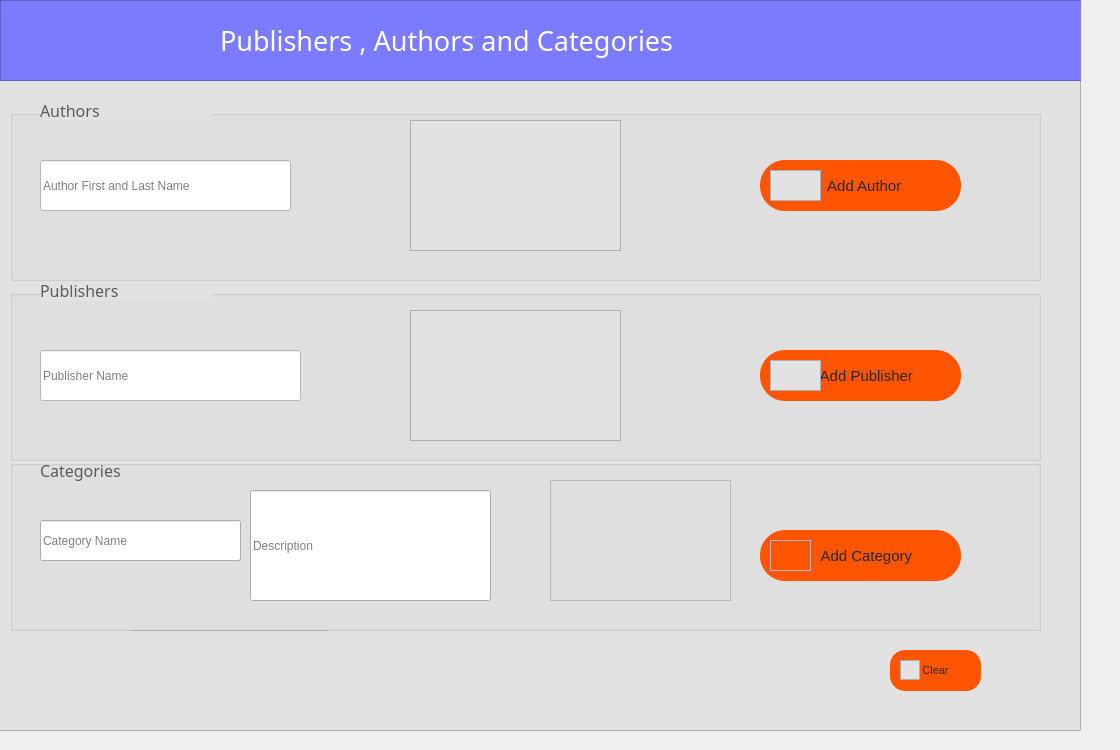
    <widget class="QWidget" name="tab_5">
     <attribute name="title">
      <string>Pub</string>
     </attribute>
     <widget class="QGroupBox" name="groupBox_3">
      <property name="geometry">
       <rect>
        <x>10</x>
        <y>460</y>
        <width>1031</width>
        <height>171</height>
       </rect>
      </property>
      <property name="title">
       <string/>
      </property>
      <widget class="QLineEdit" name="cat_namTxt">
       <property name="geometry">
        <rect>
         <x>30</x>
         <y>60</y>
         <width>201</width>
         <height>41</height>
        </rect>
       </property>
       <property name="text">
        <string/>
       </property>
       <property name="placeholderText">
        <string>Category Name </string>
       </property>
      </widget>
      <widget class="QLineEdit" name="cat_descTxt">
       <property name="geometry">
        <rect>
         <x>240</x>
         <y>30</y>
         <width>241</width>
         <height>111</height>
        </rect>
       </property>
       <property name="placeholderText">
        <string>Description</string>
       </property>
      </widget>
      <widget class="QLineEdit" name="lineEdit_47">
       <property name="geometry">
        <rect>
         <x>120</x>
         <y>170</y>
         <width>201</width>
         <height>41</height>
        </rect>
       </property>
       <property name="text">
        <string/>
       </property>
       <property name="placeholderText">
        <string>Category Name ID</string>
       </property>
      </widget>
      <widget class="QLabel" name="label_89">
       <property name="geometry">
        <rect>
         <x>30</x>
         <y>0</y>
         <width>171</width>
         <height>21</height>
        </rect>
       </property>
       <property name="font">
        <font>
         <family>Impact</family>
         <pointsize>12</pointsize>
        </font>
       </property>
       <property name="styleSheet">
        <string notr="true">color: rgb(91, 91, 91);</string>
       </property>
       <property name="text">
        <string>Categories</string>
       </property>
      </widget>
      <widget class="QFrame" name="frame_59">
       <property name="geometry">
        <rect>
         <x>540</x>
         <y>20</y>
         <width>181</width>
         <height>121</height>
        </rect>
       </property>
       <property name="styleSheet">
        <string notr="true">image: url(:/newPrefix/icons/catg.png);</string>
       </property>
       <property name="frameShape">
        <enum>QFrame::StyledPanel</enum>
       </property>
       <property name="frameShadow">
        <enum>QFrame::Raised</enum>
       </property>
      </widget>
      <widget class="QPushButton" name="add_catButton">
       <property name="geometry">
        <rect>
         <x>750</x>
         <y>70</y>
         <width>201</width>
         <height>51</height>
        </rect>
       </property>
       <property name="font">
        <font>
         <pointsize>11</pointsize>
        </font>
       </property>
       <property name="styleSheet">
        <string notr="true">QPushButton {
color: rgb(40, 40, 40);
  border-radius: 25px;
	background-color: rgb(255, 85, 0);
}

QPushButton:hover {
background-color: rgb(123, 123, 255);

background-color: rgb(123, 123, 255);

}
</string>
       </property>
       <property name="text">
        <string>   Add Category</string>
       </property>
      </widget>
      <widget class="QFrame" name="frame_60">
       <property name="geometry">
        <rect>
         <x>760</x>
         <y>80</y>
         <width>41</width>
         <height>31</height>
        </rect>
       </property>
       <property name="styleSheet">
        <string notr="true">background-color: rgb(255, 85, 0 / 0%);
image: url(:/newPrefix/icons/addbook.png);</string>
       </property>
       <property name="frameShape">
        <enum>QFrame::StyledPanel</enum>
       </property>
       <property name="frameShadow">
        <enum>QFrame::Raised</enum>
       </property>
      </widget>
     </widget>
     <widget class="QFrame" name="frame_53">
      <property name="geometry">
       <rect>
        <x>-30</x>
        <y>-10</y>
        <width>1111</width>
        <height>741</height>
       </rect>
      </property>
      <property name="styleSheet">
       <string notr="true">background-color: rgb(226, 226, 226);</string>
      </property>
      <property name="frameShape">
       <enum>QFrame::StyledPanel</enum>
      </property>
      <property name="frameShadow">
       <enum>QFrame::Raised</enum>
      </property>
      <widget class="QLabel" name="label_34">
       <property name="geometry">
        <rect>
         <x>10</x>
         <y>20</y>
         <width>131</width>
         <height>61</height>
        </rect>
       </property>
       <property name="font">
        <font>
         <pointsize>9</pointsize>
        </font>
       </property>
       <property name="text">
        <string>..</string>
       </property>
      </widget>
      <widget class="QFrame" name="frame_54">
       <property name="geometry">
        <rect>
         <x>30</x>
         <y>10</y>
         <width>1091</width>
         <height>81</height>
        </rect>
       </property>
       <property name="styleSheet">
        <string notr="true">background-color: rgb(123, 123, 255);
</string>
       </property>
       <property name="frameShape">
        <enum>QFrame::StyledPanel</enum>
       </property>
       <property name="frameShadow">
        <enum>QFrame::Raised</enum>
       </property>
       <widget class="QLabel" name="label_86">
        <property name="geometry">
         <rect>
          <x>220</x>
          <y>20</y>
          <width>661</width>
          <height>41</height>
         </rect>
        </property>
        <property name="font">
         <font>
          <family>hooge 05_55</family>
          <pointsize>20</pointsize>
         </font>
        </property>
        <property name="styleSheet">
         <string notr="true">color: rgb(255, 255, 255);</string>
        </property>
        <property name="text">
         <string>Publishers , Authors and Categories</string>
        </property>
       </widget>
      </widget>
      <widget class="QGroupBox" name="groupBox_2">
       <property name="geometry">
        <rect>
         <x>40</x>
         <y>120</y>
         <width>1031</width>
         <height>171</height>
        </rect>
       </property>
       <property name="styleSheet">
        <string notr="true">border-color: rgb(0, 0, 0);
</string>
       </property>
       <property name="title">
        <string/>
       </property>
       <widget class="QFrame" name="frame_55">
        <property name="geometry">
         <rect>
          <x>400</x>
          <y>10</y>
          <width>211</width>
          <height>131</height>
         </rect>
        </property>
        <property name="styleSheet">
         <string notr="true">image: url(:/newPrefix/icons/auth.png);</string>
        </property>
        <property name="frameShape">
         <enum>QFrame::StyledPanel</enum>
        </property>
        <property name="frameShadow">
         <enum>QFrame::Raised</enum>
        </property>
       </widget>
       <widget class="QPushButton" name="add_authButton">
        <property name="geometry">
         <rect>
          <x>750</x>
          <y>50</y>
          <width>201</width>
          <height>51</height>
         </rect>
        </property>
        <property name="font">
         <font>
          <pointsize>11</pointsize>
         </font>
        </property>
        <property name="styleSheet">
         <string notr="true">QPushButton {
color: rgb(40, 40, 40);
  border-radius: 25px;
	background-color: rgb(255, 85, 0);
}

QPushButton:hover {
background-color: rgb(123, 123, 255);

background-color: rgb(123, 123, 255);

}
</string>
        </property>
        <property name="text">
         <string>  Add Author</string>
        </property>
       </widget>
       <widget class="QFrame" name="frame_56">
        <property name="geometry">
         <rect>
          <x>760</x>
          <y>60</y>
          <width>51</width>
          <height>31</height>
         </rect>
        </property>
        <property name="styleSheet">
         <string notr="true">background-color: rgb(255, 85, 0 / 0%);
image: url(:/newPrefix/icons/addmember.png);</string>
        </property>
        <property name="frameShape">
         <enum>QFrame::StyledPanel</enum>
        </property>
        <property name="frameShadow">
         <enum>QFrame::Raised</enum>
        </property>
       </widget>
       <widget class="QLineEdit" name="auth_namTxt">
        <property name="geometry">
         <rect>
          <x>30</x>
          <y>50</y>
          <width>251</width>
          <height>51</height>
         </rect>
        </property>
        <property name="styleSheet">
         <string notr="true">background-color: rgb(255, 255, 255);</string>
        </property>
        <property name="text">
         <string/>
        </property>
        <property name="placeholderText">
         <string>Author First and Last Name</string>
        </property>
       </widget>
      </widget>
      <widget class="QLabel" name="label_87">
       <property name="geometry">
        <rect>
         <x>70</x>
         <y>110</y>
         <width>171</width>
         <height>21</height>
        </rect>
       </property>
       <property name="font">
        <font>
         <family>Impact</family>
         <pointsize>12</pointsize>
        </font>
       </property>
       <property name="styleSheet">
        <string notr="true">color: rgb(91, 91, 91);</string>
       </property>
       <property name="text">
        <string>Authors</string>
       </property>
      </widget>
      <widget class="QLabel" name="label_88">
       <property name="geometry">
        <rect>
         <x>70</x>
         <y>290</y>
         <width>171</width>
         <height>21</height>
        </rect>
       </property>
       <property name="font">
        <font>
         <family>Impact</family>
         <pointsize>12</pointsize>
        </font>
       </property>
       <property name="styleSheet">
        <string notr="true">color: rgb(91, 91, 91);</string>
       </property>
       <property name="text">
        <string>Publishers</string>
       </property>
      </widget>
      <widget class="QGroupBox" name="groupBox_5">
       <property name="geometry">
        <rect>
         <x>40</x>
         <y>300</y>
         <width>1031</width>
         <height>171</height>
        </rect>
       </property>
       <property name="styleSheet">
        <string notr="true">border-color: rgb(0, 0, 0);
</string>
       </property>
       <property name="title">
        <string/>
       </property>
       <widget class="QLineEdit" name="pub_namTxt">
        <property name="geometry">
         <rect>
          <x>30</x>
          <y>60</y>
          <width>261</width>
          <height>51</height>
         </rect>
        </property>
        <property name="styleSheet">
         <string notr="true">background-color: rgb(255, 255, 255);</string>
        </property>
        <property name="text">
         <string/>
        </property>
        <property name="placeholderText">
         <string>Publisher Name</string>
        </property>
       </widget>
       <widget class="QFrame" name="frame_57">
        <property name="geometry">
         <rect>
          <x>400</x>
          <y>20</y>
          <width>211</width>
          <height>131</height>
         </rect>
        </property>
        <property name="styleSheet">
         <string notr="true">image: url(:/newPrefix/icons/publ.png);</string>
        </property>
        <property name="frameShape">
         <enum>QFrame::StyledPanel</enum>
        </property>
        <property name="frameShadow">
         <enum>QFrame::Raised</enum>
        </property>
       </widget>
       <widget class="QPushButton" name="add_pubButton">
        <property name="geometry">
         <rect>
          <x>750</x>
          <y>60</y>
          <width>201</width>
          <height>51</height>
         </rect>
        </property>
        <property name="font">
         <font>
          <pointsize>11</pointsize>
         </font>
        </property>
        <property name="styleSheet">
         <string notr="true">QPushButton {
color: rgb(40, 40, 40);
  border-radius: 25px;
	background-color: rgb(255, 85, 0);
}

QPushButton:hover {
background-color: rgb(123, 123, 255);

background-color: rgb(123, 123, 255);

}
</string>
        </property>
        <property name="text">
         <string>   Add Publisher</string>
        </property>
       </widget>
       <widget class="QFrame" name="frame_58">
        <property name="geometry">
         <rect>
          <x>760</x>
          <y>70</y>
          <width>51</width>
          <height>31</height>
         </rect>
        </property>
        <property name="styleSheet">
         <string notr="true">background-color: rgb(255, 85, 0 / 0%);
image: url(:/newPrefix/icons/951716.png);
</string>
        </property>
        <property name="frameShape">
         <enum>QFrame::StyledPanel</enum>
        </property>
        <property name="frameShadow">
         <enum>QFrame::Raised</enum>
        </property>
       </widget>
      </widget>
      <widget class="QPushButton" name="pushButton_38">
       <property name="geometry">
        <rect>
         <x>920</x>
         <y>660</y>
         <width>91</width>
         <height>41</height>
        </rect>
       </property>
       <property name="font">
        <font>
         <pointsize>8</pointsize>
        </font>
       </property>
       <property name="styleSheet">
        <string notr="true">QPushButton {
color: rgb(40, 40, 40);
  border-radius: 15px;
	background-color: rgb(255, 85, 0);
}

QPushButton:hover {
background-color: rgb(123, 123, 255);

background-color: rgb(123, 123, 255);

}
</string>
       </property>
       <property name="text">
        <string>Clear</string>
       </property>
      </widget>
      <widget class="QFrame" name="frame_103">
       <property name="geometry">
        <rect>
         <x>930</x>
         <y>670</y>
         <width>20</width>
         <height>20</height>
        </rect>
       </property>
       <property name="styleSheet">
        <string notr="true">background-color: rgb(255, 85, 0 / 0%);
image: url(:/newPrefix/icons/clear.png);</string>
       </property>
       <property name="frameShape">
        <enum>QFrame::StyledPanel</enum>
       </property>
       <property name="frameShadow">
        <enum>QFrame::Raised</enum>
       </property>
      </widget>
      <widget class="QLabel" name="details_label">
       <property name="geometry">
        <rect>
         <x>234</x>
         <y>670</y>
         <width>261</width>
         <height>31</height>
        </rect>
       </property>
       <property name="font">
        <font>
         <pointsize>9</pointsize>
        </font>
       </property>
       <property name="styleSheet">
        <string notr="true">color: rgb(255, 0, 0);</string>
       </property>
       <property name="text">
        <string/>
       </property>
      </widget>
      <zorder>groupBox_5</zorder>
      <zorder>label_88</zorder>
      <zorder>label_34</zorder>
      <zorder>frame_54</zorder>
      <zorder>groupBox_2</zorder>
      <zorder>label_87</zorder>
      <zorder>pushButton_38</zorder>
      <zorder>frame_103</zorder>
      <zorder>details_label</zorder>
     </widget>
     <zorder>frame_53</zorder>
     <zorder>groupBox_3</zorder>
    </widget>
